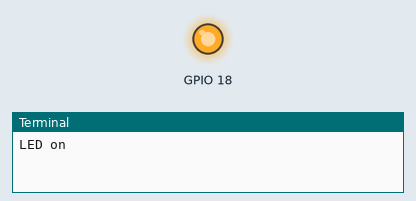
This program was run on a simulated Raspberry Pi (BCM pin numbers). Parts: output pins drawn as LEDs (lit = HIGH), the last lines printed to the terminal. At 9.0 s the program stops and its outputs stay as they are.

Above: at 1.5 s.
At 4.5 s:
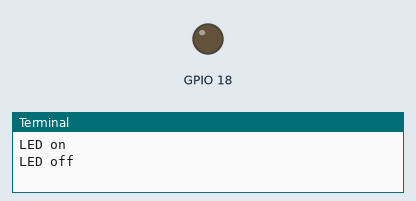
Timing chart, 0 to 7.8 s (numbered marks = the images above):
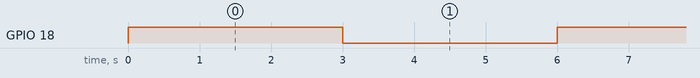

Measured:
- by itself, GPIO 18: alternates HIGH for 3.0 s and LOW for 3.0 s

The program:

pythonLED.py
```python
import RPi.GPIO as GPIO     # Import Raspberry Pi GPIO library
import time                 # Import time library for delays

GPIO.setmode(GPIO.BCM)      # Use BCM (Broadcom chip-specific) pin numbering
GPIO.setwarnings(False)     # Disable warning messages
GPIO.setup(18, GPIO.OUT)    # Set GPIO pin 18 as output
print("LED on")
GPIO.output(18, GPIO.HIGH)  # Turn the LED on (set pin HIGH)
time.sleep(3)               # Wait for 3 seconds
print("LED off")
GPIO.output(18, GPIO.LOW)   # Turn the LED off (set pin LOW)
time.sleep(3)               # Wait for 3 seconds
print("LED on")
GPIO.output(18, GPIO.HIGH)  # Turn the LED on again
time.sleep(3)
print("LED off")
GPIO.output(18, GPIO.LOW)   # Turn the LED off again
GPIO.cleanup()              # Reset all GPIO settings
```
